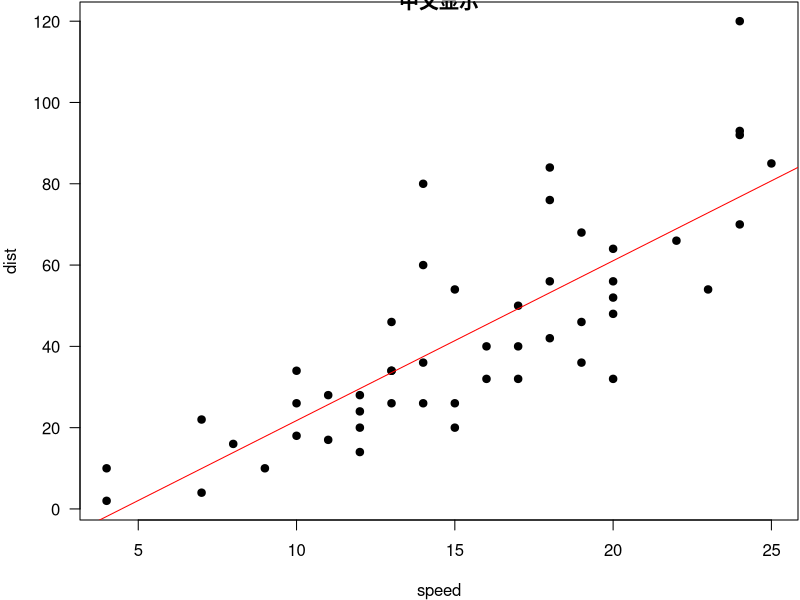
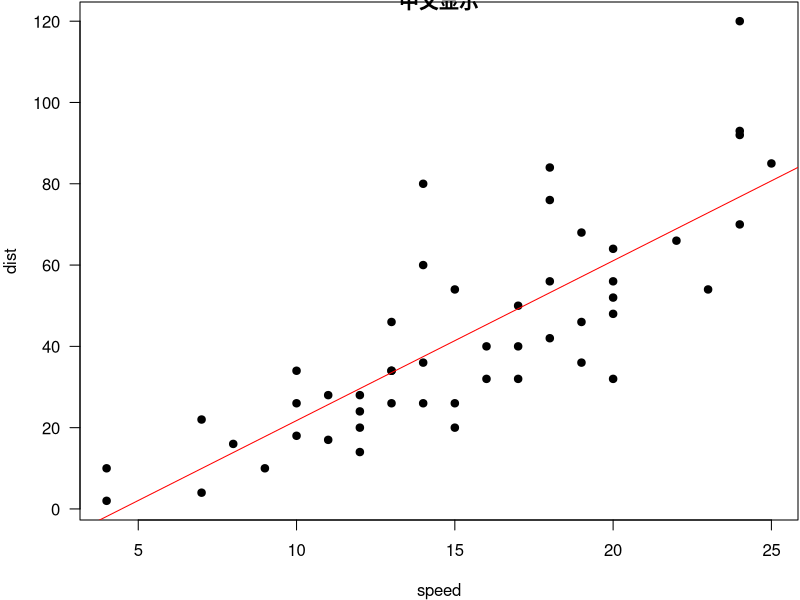
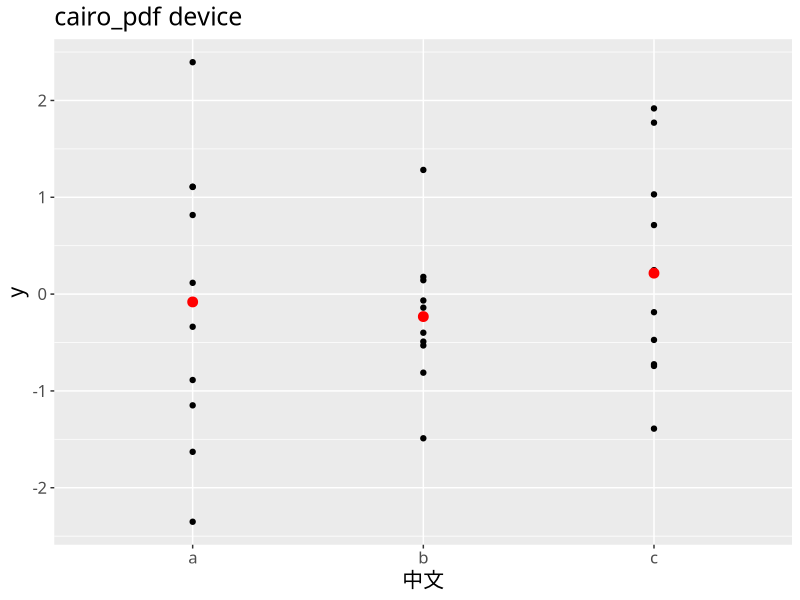
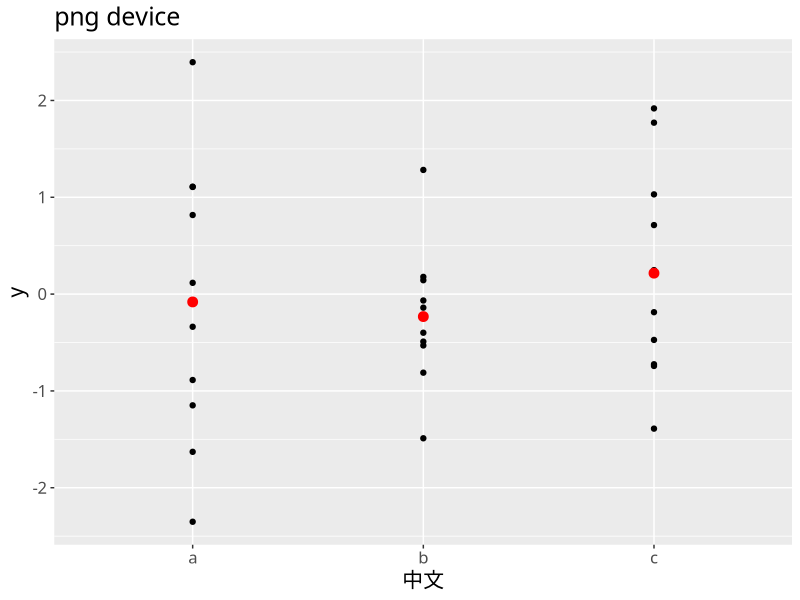

R code for these plots, in order:
## ---- chunk 1
options(digits = 4)
fit = lm(dist ~ speed, data = cars)
coef(summary(fit))
b = coef(fit)
## ---- chunk 2
# par(family='NSimSun')
par(mar = c(4, 4, .1, .1), las = 1)
plot(cars, pch = 19, main='中文显示')
abline(fit, col = 'red')
## ---- chunk 3
par(mar = c(4, 4, .1, .1), las = 1)
plot(cars, pch = 19, main='中文显示')
abline(fit, col = 'red')
## ---- chunk 4
df <- data.frame(
  gp = factor(rep(letters[1:3], each = 10)),
  y = rnorm(30)
)
library(dplyr)
library(ggplot2)
ds <- df %>%
  group_by(gp) %>%
  summarise(mean = mean(y), sd = sd(y))
  # plyr::ddply(df, "gp", plyr::summarise, mean = mean(y), sd = sd(y))

ggplot(df, aes(gp, y)) +
  geom_point() +
  geom_point(data = ds, aes(y = mean), colour = 'red', size = 3) +
  labs(x = "中文", title="cairo_pdf device") +
  #theme(axis.title.x=element_text(family="Batang")) # To change font only for x-axis title
  theme(text=element_text(family="Batang", size=15)) 
## ---- chunk 5
ggplot(df, aes(gp, y)) +
  geom_point() +
  geom_point(data = ds, aes(y = mean), colour = 'red', size = 3) +
  labs(x = "中文", title="png device") +
  theme(text=element_text(family="Batang", size=15)) 
